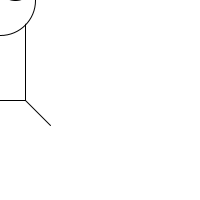
Frame 1 (no input)
Frame 60 (the mouse pressed at the canvas centre just before this capture): identical to frame 1, image omitted
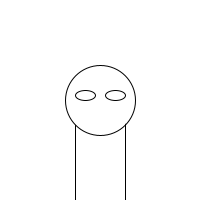
Frame 120 (the mouse held since frame 60 and released just before this capture)

The Processing sketch that drew these frames (run headless with seeded random() and noise(); from frame 60 on, the mouse is pressed at the canvas centre):

// Processing sketch: interactive_alien
// ── interactive_alien.pde
void setup()
{
  size(200, 200);
  rectMode(CENTER);
}

void draw()
{
  background(255);
  
  // Body
  rect(mouseX, mouseY + 50, 50, 100);
  
  // Feet
  line(mouseX - 25, mouseY + 100, mouseX - 50, mouseY + 125);
  line(mouseX + 25, mouseY + 100, mouseX + 50, mouseY + 125);
  
  // Head
  ellipse(mouseX, mouseY, 70, 70);
  
  // Eyes
  ellipse(mouseX - 15, mouseY - 5, 20, 10);
  ellipse(mouseX + 15, mouseY - 5, 20, 10);
}
